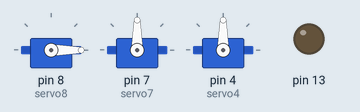
Simulated run of this sketch. Board: Arduino Uno, built with avr-gcc and run on an emulated ATmega328P. Parts: 3 × servo, output pins drawn as LEDs (lit = HIGH).

Above: at 0.05 s.
Timing chart, 0 to 3.9 s (numbered marks = the images above):
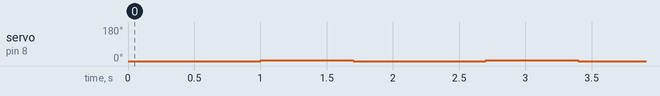

The sketch:

SERVO.ino
```cpp
// Arduprofe, Prueba movimiento Servomotores
// Mueve servos (8,7 y 4) de extremo a extremo con parada en el centro
// Debe instalr la libreria Servo.h para que funcione el programa

#include <Servo.h>                // Incluye la libreria Servo

Servo servo8;                    // Crea el objeto servo8 con las caracteristicas de Servo
Servo servo7;                    // Crea el objeto servo7 con las caracteristicas de Servo
Servo servo4;                    // Crea el objeto servo4 con las caracteristicas de Servo

void setup()
{
  pinMode(13,OUTPUT);
  servo8.attach(8,660,1400);    // Asocia el servo1 al pin 8, define el min y max del ancho del pulso
  servo7.attach(7,660,1400);                                  // eso depende del fabricante del servo
  servo4.attach(4,660,1400);
}
void loop()
{
    servo8.write(0);                // Gira el servo a 30 grados
    delay(1000);                     // Espera 1000 mili segundos a que el servo llegue a la posicion

    servo8.write(5);               // Gira el servo a 90 grados
    delay(700);                       // Espera 700 mili segundos a que el servo llegue a la posicion


}
```

Measured:
- by itself, servo on pin 8 (servo8): alternates 5° for 0.70 s and 0° for 1.0 s
